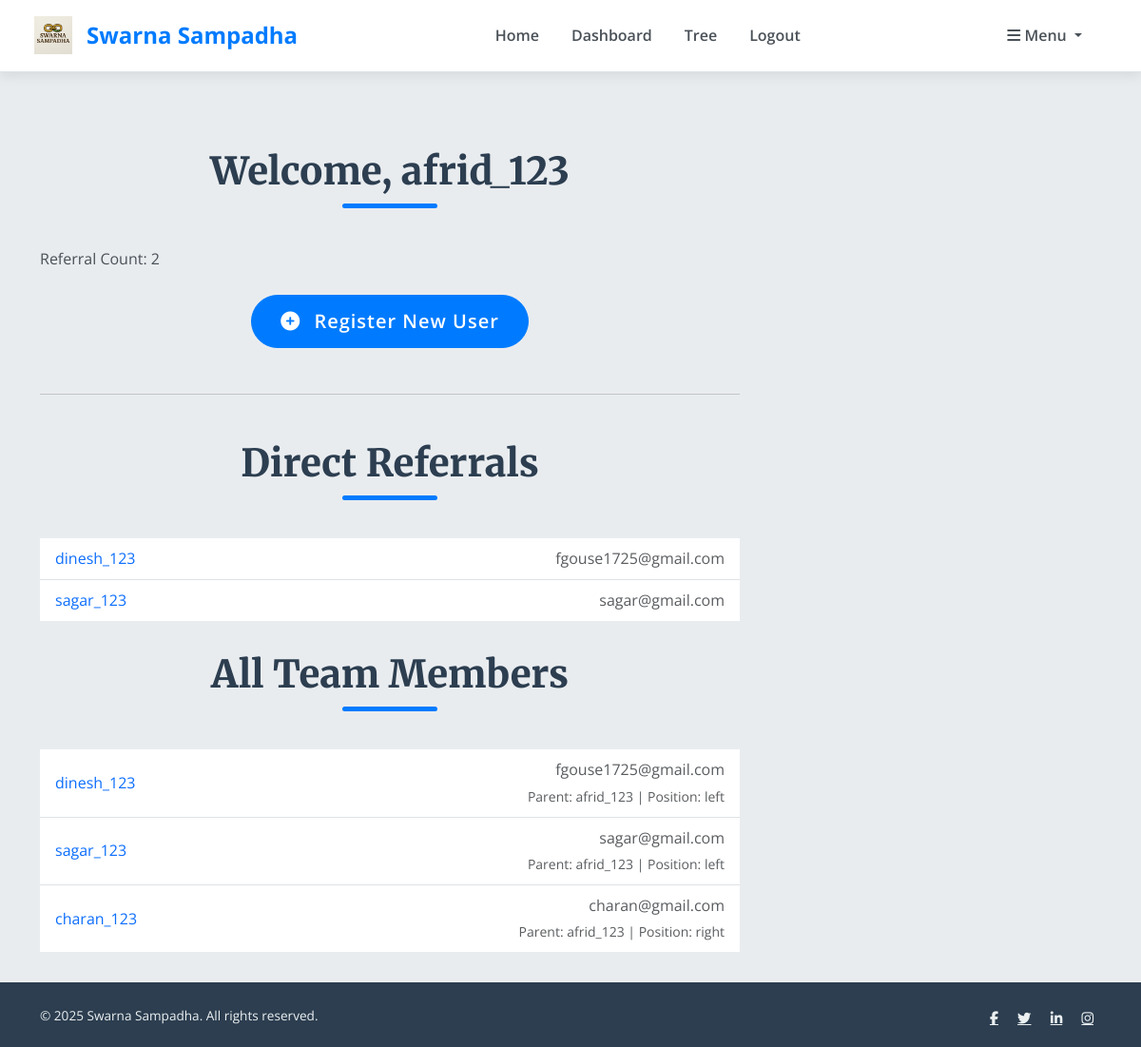
The app's page /dashboard/ (signed in) with its own data.
### core/models.py (models this page shows)
class CustomUser(AbstractUser):
    mobile_no = models.CharField(max_length=15, unique=True)
    gift_code = models.CharField(max_length=50, unique=True)
    parent = models.ForeignKey('self', null=True, blank=True, on_delete=models.SET_NULL, related_name='children')
    introducer = models.ForeignKey('self', null=True, blank=True, on_delete=models.SET_NULL, related_name='introduced')
    position = models.CharField(max_length=10, choices=[('left', 'Left'), ('right', 'Right')], blank=True)
    def __str__(self):
        return self.username

### core/views.py (the view)
# urls.py: path('dashboard/', views.dashboard, name='dashboard'),
@login_required
def dashboard(request):
    user = request.user
    direct_referrals = CustomUser.objects.filter(introducer=user)
    def get_team(user, team=None):
        if team is None:
            team = []
        children = CustomUser.objects.filter(parent=user)
        for child in children:
            team.append(child)
            get_team(child, team)
        return team
    team_members = get_team(user)
    form = CustomUserCreationForm(user=user)  # Form for registering new users
    return render(request, 'dashboard.html', {
        'referral_count': direct_referrals.count(),
        'direct_referrals': direct_referrals,
        'team_members': team_members,
        'form': form,
    })

### core/templates/dashboard.html (shortened to what this page needs)
{% extends 'base.html' %}
{% load widget_tweaks %}
{% load static %}
{% block content %}
<section class="category-section">
    <h2 class="category-title">Welcome, {{ user.username }}</h2>
    <p>Referral Count: {{ referral_count }}</p>
    <div class="text-center my-4">
        <button class="btn btn-primary btn-lg" type="button" data-bs-toggle="collapse" data-bs-target="#registrationFormCollapse" aria-expanded="false" aria-controls="registrationFormCollapse">
            <i class="fas fa-plus-circle me-2"></i> Register New User
        </button>
    </div>
    <hr class="my-5">
    <h3 class="category-title">Direct Referrals</h3>
    {% if direct_referrals %}
        <ul class="list-group list-group-flush mb-4">
            {% for referral in direct_referrals %}
                <li class="list-group-item d-flex justify-content-between align-items-center">
                    <a href="{% url 'user_referrals' referral.username %}" class="text-decoration-none">{{ referral.username }}</a>
                    <span class="text-muted">{{ referral.email }}</span>
                </li>
            {% endfor %}
        </ul>
    {% else %}
        <p class="text-muted">No direct referrals yet.</p>
    {% endif %}
    <h3 class="category-title">All Team Members</h3>
    {% if team_members %}
        <ul class="list-group list-group-flush">
            {% for member in team_members %}
                <li class="list-group-item d-flex justify-content-between align-items-center">
                    <a href="{% url 'user_referrals' member.username %}" class="text-decoration-none">{{ member.username }}</a>
                    <div class="text-end">
                        <span class="text-muted d-block">{{ member.email }}</span>
                        <small class="text-muted">Parent: {{ member.parent.username|default:"None" }} | Position: {{ member.position|default:"None" }}</small>
                    </div>
                </li>
            {% endfor %}
        </ul>
    {% else %}
        <p class="text-muted">No team members yet.</p>
    {% endif %}
</section>
{% endblock %}

### core/templates/base.html (shortened to what this page needs)
{% load static %}
<!DOCTYPE html>
<html lang="en">
<head>
    <link href="https://cdn.jsdelivr.net/npm/bootstrap@5.3.2/dist/css/bootstrap.min.css" rel="stylesheet">
    <link href="https://cdnjs.cloudflare.com/ajax/libs/font-awesome/6.5.2/css/all.min.css" rel="stylesheet">
</head>
<body>
    <nav class="navbar navbar-expand-lg navbar-light main-navbar">
        <div class="container-fluid mx-4">
            <a class="navbar-brand d-flex align-items-center" href="{% url 'home' %}">
                <img src="{% static 'logo.png' %}" alt="Logo">
                <span>Swarna Sampadha</span>
            </a>
            <div class="collapse navbar-collapse" id="mainNavbar">
                <ul class="navbar-nav main-nav mb-2 mb-lg-0">
                    <li class="nav-item"><a class="nav-link" href="{% url 'home' %}">Home</a></li>
                    {% if user.is_authenticated %}
                        <li class="nav-item"><a class="nav-link" href="{% url 'dashboard' %}">Dashboard</a></li>
                        <li class="nav-item"><a class="nav-link" href="{% url 'tree' %}">Tree</a></li>
                        <li class="nav-item"><a class="nav-link" href="{% url 'logout' %}">Logout</a></li>
                    {% else %}
                        <li class="nav-item"><a class="nav-link" href="{% url 'register' %}">Register</a></li>
                        <li class="nav-item"><a class="nav-link" href="{% url 'login' %}">Login</a></li>
                    {% endif %}
                </ul>
                <ul class="navbar-nav mb-2 mb-lg-0 ms-auto">
                    <li class="nav-item dropdown">
                        <a class="nav-link dropdown-toggle" href="#" id="menuDropdown" role="button" data-bs-toggle="dropdown" aria-expanded="false">
                            <i class="fas fa-bars"></i> Menu
                        </a>
                    </li>
                </ul>
            </div>
        </div>
    </nav>
    <div class="container" id="main-content">
        <div class="row">
            <div class="col-12 col-md-8">
                {% block content %}
                {% endblock %}
            </div>
            <div class="col-12 col-md-4">
            </div>
        </div>
    </div>
    <footer class="footer">
        <div class="container">
            <div class="d-flex flex-column flex-md-row justify-content-between align-items-center">
                <p>&copy; 2025 Swarna Sampadha. All rights reserved.</p>
                <div class="social-links">
                    <a href="#" aria-label="Facebook" class="fab fa-facebook-f"></a>
                    <a href="#" aria-label="Twitter" class="fab fa-twitter"></a>
                    <a href="#" aria-label="LinkedIn" class="fab fa-linkedin-in"></a>
                    <a href="#" aria-label="Instagram" class="fab fa-instagram"></a>
                </div>
            </div>
        </div>
    </footer>
</body>
</html>

### core/templates/base.html (style rules this page uses)
body { font-family: 'Open Sans', sans-serif; line-height: 1.7; color: #495057; background-color: #e9ecef; position: relative; overflow-x: hidden; margin: 0; padding: 0; }
h1, h2, h3, h4, h5, h6 { font-family: 'Merriweather', serif; color: #2c3e50; margin-bottom: 1.5rem; margin-top: 2rem; }
.main-navbar { background-color: #ffffff; border-bottom: 1px solid #dee2e6; box-shadow: 0 4px 12px rgba(0,0,0,0.08); transition: all 0.4s ease; padding: 0.75rem 0; }
.navbar-brand img { height: 40px; width: auto; transition: transform 0.3s cubic-bezier(0.25, 0.46, 0.45, 0.94); margin-right: 15px; }
.navbar-brand span { font-weight: 700; font-size: 1.5rem; color: #007bff; transition: color 0.3s ease; }
.navbar-nav .nav-link { color: #495057 !important; font-weight: 600; margin-right: 18px; padding: 10px 18px; border-radius: 50px; transition: all 0.4s cubic-bezier(0.25, 0.46, 0.45, 0.94); position: relative; overflow: hidden; z-index: 1; }
.navbar-nav .nav-link::before { content: ''; position: absolute; top: 0; left: 0; width: 100%; height: 100%; background: linear-gradient(45deg, #007bff, #0056b3); border-radius: 50px; transform: scaleX(0); transform-origin: left; transition: transform 0.4s cubic-bezier(0.25, 0.46, 0.45, 0.94); z-index: -1; }
#main-content { padding-top: 3rem; }
.category-section .category-title { font-size: 2.5rem; font-weight: 800; margin-bottom: 2.5rem; text-align: center; position: relative; padding-bottom: 15px; animation: fadeIn 1s ease-out; color: #2c3e50; }
.category-section .category-title::after { content: ''; position: absolute; bottom: 0; left: 50%; transform: translateX(-50%); width: 100px; height: 5px; background-color: #007bff; border-radius: 3px; }
.footer { background-color: #2c3e50; color: #ecf0f1; padding: 1rem 0; margin-top: 2rem; position: relative; width: 100%; text-align: center; }
.footer p { margin: 0; font-size: 0.85rem; line-height: 1.4; }
.footer a { color: #ecf0f1; margin: 0 8px; font-size: 0.9rem; transition: color 0.3s ease, transform 0.3s ease; }
.footer .social-links { margin-top: 0.5rem; }
.btn-primary { background-color: #007bff; border-color: #007bff; font-weight: 600; letter-spacing: 1px; padding: 12px 30px; border-radius: 50px; position: relative; overflow: hidden; z-index: 1; transition: all 0.4s ease; }
.btn-primary::before { content: ''; position: absolute; top: 50%; left: 50%; width: 0; height: 0; background-color: rgba(255,255,255,0.2); border-radius: 50%; transform: translate(-50%, -50%); transition: width 0.6s ease, height 0.6s ease; }
.navbar-nav.main-nav { flex-grow: 1; justify-content: center; }

### records on screen
CustomUser: username "afrid_123"
CustomUser: username "dinesh_123", email "fgouse1725@gmail.com", parent.username "afrid_123", position "left"
CustomUser: username "sagar_123", email "sagar@gmail.com", parent.username "afrid_123", position "left"
CustomUser: username "charan_123", email "charan@gmail.com", parent.username "afrid_123", position "right"

### other values on screen
{{ referral_count }} "2"
